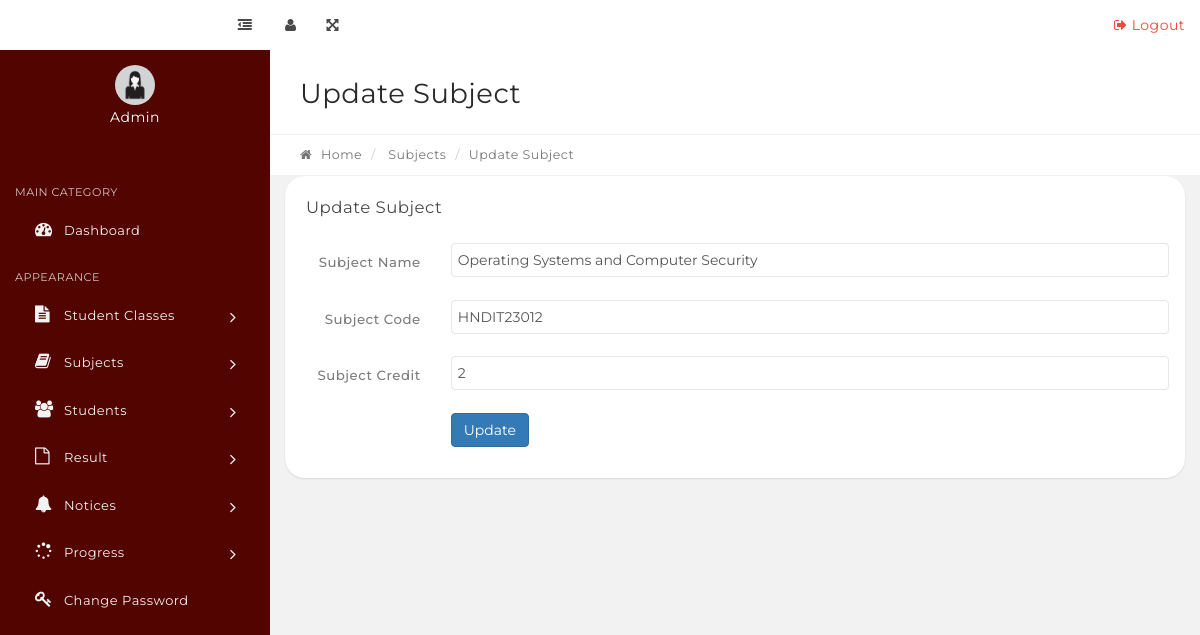
The app's page /edit-subject.php?subjectid=8 with its own data.
### tables this page shows
CREATE TABLE `tblsubjects` (
  `id` int(11) NOT NULL,
  `SubjectName` varchar(100) NOT NULL,
  `SubjectCode` varchar(100) DEFAULT NULL,
  `Creationdate` timestamp NULL DEFAULT current_timestamp(),
  `UpdationDate` timestamp NULL DEFAULT current_timestamp(),
  `SubjectCredit` varchar(100) DEFAULT NULL
);

### edit-subject.php (the view, shortened to what this page needs)
<?php
include('includes/config.php');
if(strlen($_SESSION['alogin'])=="")
    {
    header("Location: index.php");
    }
    else{
?>
  <?php include('includes/topbar.php');?>
            <div class="content-wrapper">
                <div class="content-container">
                   <?php include('includes/leftbar.php');?>
                    <div class="main-page">
                     <div class="container-fluid">
                            <div class="row page-title-div">
                                <div class="col-md-6">
                                    <h2 class="title">Update Subject</h2>
                                </div>
                            </div>
                            <div class="row breadcrumb-div">
                                <div class="col-md-6">
                                    <ul class="breadcrumb">
                                        <li><a href="dashboard.php"><i class="fa fa-home"></i> Home</a></li>
                                        <li> Subjects</li>
                                        <li class="active">Update Subject</li>
                                    </ul>
                                </div>
                            </div>
                        </div>
                        <div class="container-fluid">
                        <div class="row">
                                    <div class="col-md-12">
                                        <div class="panel">
                                            <div class="panel-heading">
                                                <div class="panel-title">
                                                    <h5>Update Subject</h5>
                                                </div>
                                            </div>
                                            <div class="panel-body">
                                                <form class="form-horizontal" method="post">
 <?php
$sid=intval($_GET['subjectid']);
$sql = "SELECT * from tblsubjects where id=:sid";
$query = $dbh->prepare($sql);
$query->bindParam(':sid',$sid,PDO::PARAM_STR);
$query->execute();
$results=$query->fetchAll(PDO::FETCH_OBJ);
if($query->rowCount() > 0)
{
foreach($results as $result)
{   ?>
                                                    <div class="form-group">
                                                        <label for="default" class="col-sm-2 control-label">Subject Name</label>
                                                        <div class="col-sm-10">
 <input type="text" name="subjectname" value="<?php echo htmlentities($result->SubjectName);?>" class="form-control" id="default" placeholder="Subject Name" required="required">
                                                        </div>
                                                    </div>
<div class="form-group">
                                                        <label for="default" class="col-sm-2 control-label">Subject Code</label>
                                                        <div class="col-sm-10">
 <input type="text" name="subjectcode" class="form-control" value="<?php echo htmlentities($result->SubjectCode);?>"  id="default" placeholder="Subject Code" required="required">
                                                        </div>
                                                    </div>
                                                    <div class="form-group">
                                                        <label for="default" class="col-sm-2 control-label">Subject Credit</label>
                                                        <div class="col-sm-10">
 <input type="text" name="subjectcredit" class="form-control" value="<?php echo htmlentities($result->SubjectCredit);?>"  id="default" placeholder="Subject Credit" required="required">
                                                        </div>
                                                    </div>
                                                    <?php }} ?>
                                                    <div class="form-group">
                                                        <div class="col-sm-offset-2 col-sm-10">
                                                            <button type="submit" name="Update" class="btn btn-primary">Update</button>
                                                        </div>
                                                    </div>
                                                </form>
                                            </div>
                                        </div>
                                    </div>
                                </div>
                    </div>
                </div>
            </div>
<?php include('includes/footer.php');?>
<?PHP } ?>

### records on screen
tblsubjects: subjectname "Operating Systems and Computer Security", subjectcode "HNDIT23012", subjectcredit "2"
